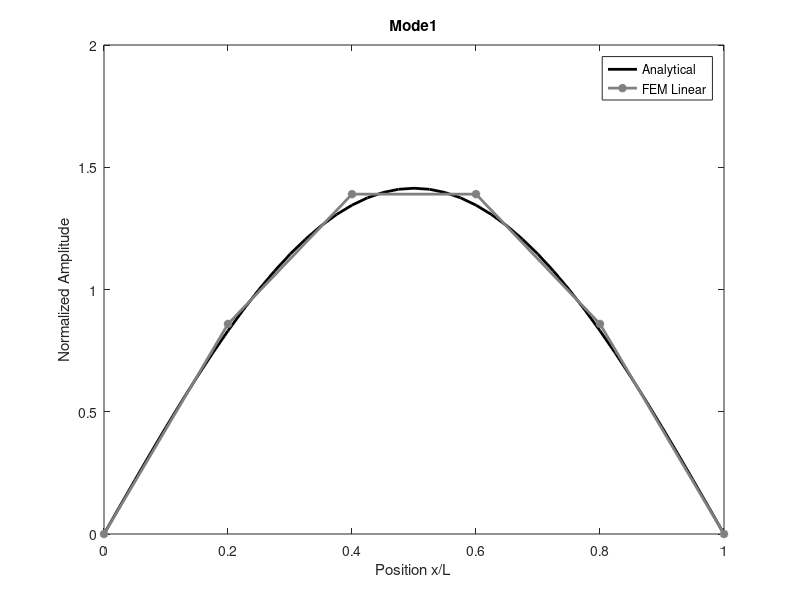
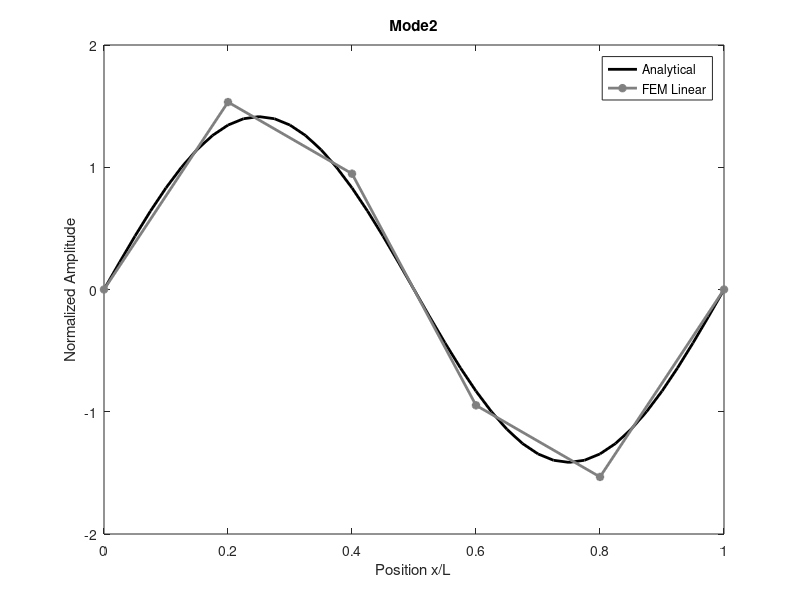
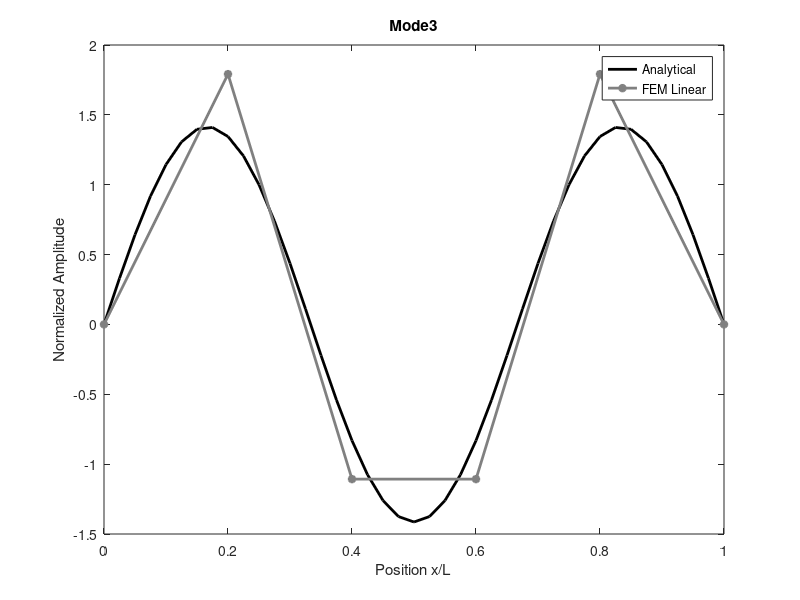
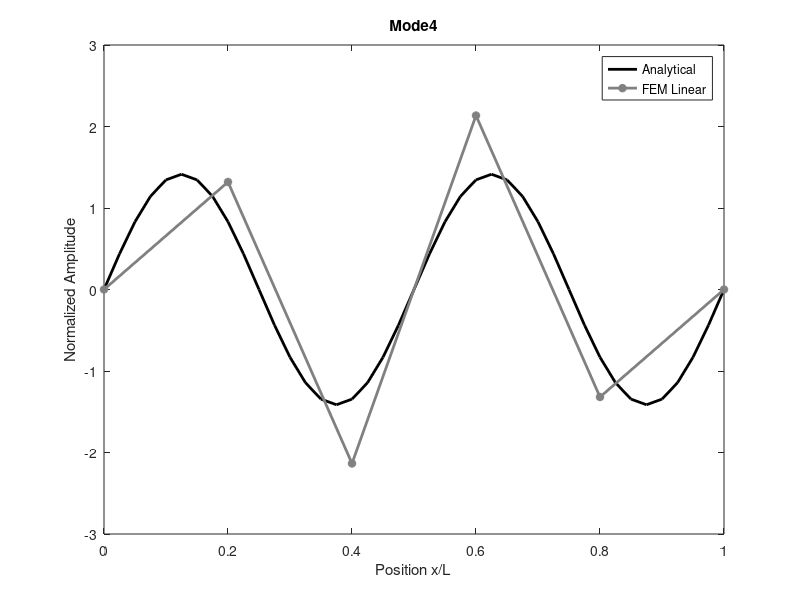

Recreate these plots in MATLAB, in order. (Note: this script raises an error after producing the figures.)
%==================================================================
% Exercise 7.1
%
% Solve a 1D Acoustic Eigenvalue Problem using Linear elements
% Boundary conditions: Fixed pressure at both ends%
%
%==================================================================
close all; clc

% Problem data
Lx = 1;     % Length of the domain; fixed arbitrary to 1 (m)
c0 = 342;   % Speed of sound (m/s)

% Step 1: Mesh
ne  = input(' Number of linear elements: ');
nnt = ne+1;     % Total number of nodes
h = Lx/ne;      % Length of the elements
x = 0:h:Lx;     % Coordinates table
nmodes = 6;     % Number of eigensolutions

% Step 2: Compute Elementary matrices
Ke = c0^2* [1,-1;-1,1]*1/h;
Me = [2,1;1,2]*h/6;

% Step 3: Assembling
I = eye(2,2);
K = zeros(nnt,nnt); 
M = zeros(nnt,nnt);
for ie=1: ne
    L = zeros(2,nnt); L(:,ie:ie+1)=I; % Location matrix for element ie
    K = K + L'*Ke*L;
    M = M + L'*Me*L;
end

% Step 4: Boundary conditions: p(1) = p(nnt) = 0
K = K(2:nnt-1,2:nnt-1);
M = M(2:nnt-1,2:nnt-1);

% Step 5: Compute the eigenvalues and eigenvectors
[V,D]   = eig(K,M); 
D       = sqrt(D);
% Nor     = V'*M*V; 
% V       = V*sqrt(inv(Nor)); % Normalization of the eigenvectors
w       = diag(D);
[w,ind] = sort(w); % Sort the eigenvalues in ascending order


% Step 6: Comparison with the exact solution for a selected number of modes
% comparison of the mode shapes
xt = [0:0.025:1] * Lx;
for m=1:nmodes
    figure;
    yt= sqrt(2)*sin(m*pi*xt);
    w_ex = Lx*c0*pi*m;
    plot(xt,yt,'LineWidth',2,'Color',[0 0 0])
    hold on, % Theoretical solution for

    y=[0,real(V(:,ind(m))'),0]; 
    if (yt(2) >0 && y(2) < 0)
        y = -y; 
    end % Recall : p(0)=p(L)=0

    plot(x,y,'-*','LineWidth',2,'Color',[0.5 0.5 0.5]) % FE solution
    title(['Mode' num2str(m)]);
        xlabel('Position x/L');
    ylabel(' Normalized Amplitude ');
    legend('Analytical', 'FEM Linear');
end

%% Conv rate of the algo

Lx = 1;
c0 = 343;
Ne_arr = 12:200;
nmodes = 10;
w_ex = Lx*c0*pi*(1:nmodes);


Deltap = zeros(nmodes, length(Ne_arr));
DeltaWi = zeros(nmodes, length(Ne_arr));
for ll = 1:length(Ne_arr)
    disp("iter :"+ ll)

    ne = Ne_arr(ll);
    nnt=  ne+1;
    h = Lx ./ne;


    p_ex = zeros(nmodes, nnt);
    xt = linspace(0,1,nnt);
    for ii = 1: nmodes
        p_ex(ii,:) = sqrt(2)*sin(ii.*pi.*xt);
    end

    % Step 2: Compute Elementary matrices
    Ke = c0^2* [1,-1;-1,1]*1/h;
    Me = [2,1;1,2]*h/6;
    
    % Step 3: Assembling
    I = eye(2,2);
    K = zeros(nnt,nnt); 
    M = zeros(nnt,nnt);

    for ie=1: ne
        L = zeros(2,nnt); L(:,ie:ie+1)=I; % Location matrix for element ie
        K = K + L'*Ke*L;
        M = M + L'*Me*L;
    end
    % Boundary condition
    K = K(2:nnt-1,2:nnt-1);
    M = M(2:nnt-1,2:nnt-1);

    % Compute eig value & vector
    [V,D]   = eig(K,M); 
    D       = sqrt(D); 
    w       = diag(D);
    [w,ind] = sort(w);
    
    DeltaWi(:,ll) = abs(w(1:10) -w_ex.').^2 ./ abs(w_ex.').^2;

    matched_indices = dsearchn(w_ex', w(1:nmodes));
    for jj =1:nmodes
        y=[0,real(V(:,ind(jj))'),0]; 
        true_mode = matched_indices(jj);
        dot_prod = p_ex(true_mode,2:end-1) * V(:,ind(jj));
        if dot_prod < 0
            y = -y;
        end
    Deltap(jj,ll) = trapz(xt,abs(p_ex(jj,:) - y).^2)./trapz(xt,abs(p_ex(jj,:)).^2);
    end
end

%% Plot convergence

figure; 
hold on;grid on
for m = 1:6
    plot(Ne_arr, DeltaWi(m,:), "LineWidth",1, DisplayName= "mode n°"+m)
end
xlabel("Number of elements")
legend()
set(gca, "Yscale","log")
ylabel("|error|")
xlim([min(Ne_arr) max(Ne_arr)])
title("Convergence of the eigenfrequency in function of the number of element")

figure;
hold on ; grid on 
for m = 1:6
    plot(Ne_arr, Deltap(m,:), "LineWidth",1,DisplayName= "mode n°"+m)
end
xlabel("Number of elements")
ylabel("|error|")
xlim([min(Ne_arr) max(Ne_arr)])
legend()
set(gca, "Yscale","log")
title("Convergence of the eigenfrequency in function of the number of element")


%% fluid particle velocity from Euler eq

c0 = 343;
Lx = 1;
% ne = input("number of element");
ne = 50;
nnt = ne+1;
h = Lx/ne;
x = 0:h:Lx;
nmodes = 6;

% 1D case
Ke = c0^2/h * [1,-1;-1,1] ;
Me = h/6 * [2,1;1,2];

% Define localisation mtx and Assemble
I = eye(2,2);
K = zeros(nnt);
M = zeros(nnt);

for ie = 1:ne
    L = zeros(2, nnt); L(:,ie:ie+1)= I;
    K = K + L'*Ke*L;
    M = M + L'*Me *L;
end

% Boundary
K = K(2:nnt-1,2:nnt-1);
M = M(2:nnt-1,2:nnt-1);

%finding frequency of the modes and pressure 
% response function for each of them
[V,W] = eig(K,M);
W = sqrt(diag(W));
[w, ind] = sort(W);

    

w_ex = (c0*pi/Lx)*(1:nmodes)';
p_ex = sqrt(2)*sin((1:nmodes)'*pi*x/Lx)';

p_n = zeros(nnt, nmodes);
for nn = 1 : nmodes
    p_n(2:end-1,nn) = V(:,ind(nn));
    if dot(p_n(:,nn),p_ex(:,nn).') <0
        p_n(:,nn) = - p_n(:,nn);
    end
end

% velocity 
rho = 1.21;
v_ex = -1j * diff(p_ex)./ (rho .* w_ex.');
v_n = -1j * diff(p_n)./ (rho .* w(1:nmodes)');
xMp = (x(1:end-1) + x(2:end))/2;

m = 6;
figure;
nexttile
plot(xMp,abs(v_n(:,m)), "LineWidth",1, "Color","r"); hold on; grid on
plot(xMp,abs(v_ex(:,m)), "LineWidth",1,"LineStyle","--", "Color","r")

hold off
nexttile
plot(x,abs(p_n(:,m)), "LineWidth",1, "Color","b"); hold on 
plot(x,abs(p_ex(:,m)), "LineWidth",1,"LineStyle","--", "Color","b")
hold off
legend("Vel num","Vel th", "pressure num", "pressure th")


%% Quadratic element
c0 = 343;
Lx = 1;
% ne = input("number of element");


quadK = [7 -8 1; -8 16 -8; 1 -8 7];
quadM = [4 2 -1; 2 16 2; -1 2 4];

%convergence Study
Ne_arr = 12:200;
nmodes = 10;
w_ex = Lx*c0*pi*(1:nmodes);

Deltap = zeros(nmodes, length(Ne_arr));
DeltaWi = zeros(nmodes, length(Ne_arr));

for ll = 1: length(Ne_arr)
    disp("iter :"+ Ne_arr(ll))

    ne = Ne_arr(ll);
    nnt=  ne*2 +1;
    h = Lx ./ne;


    p_ex = zeros(nmodes, nnt);
    xt = linspace(0,1,nnt);
    for ii = 1: nmodes
        p_ex(ii,:) = sqrt(2)*sin(ii.*pi.*xt);
    end

    % Step 2: Compute Elementary matrices
    Ke = c0^2* quadK*1/(3*h);
    Me = quadM*h/30;
    
    % Step 3: Assembling
    K = zeros(nnt,nnt); 
    M = zeros(nnt,nnt);
    for ie = 1:ne
        idx = 2*ie-1;
        
        L = zeros(3, nnt);
        L(:, idx:idx+2) = eye(3);
        
        K = K + L'*Ke*L;
        M = M + L'*Me*L;
    end
    % Boundary condition
    K = K(2:nnt-1,2:nnt-1);
    M = M(2:nnt-1,2:nnt-1);

    % Compute eig value & vector
    [V,D]   = eig(K,M); 
    D       = sqrt(D); 
    w       = diag(D);
    [w,ind] = sort(w);
    
    DeltaWi(:,ll) = abs(w(1:10) -w_ex.').^2 ./ abs(w_ex.').^2;

    matched_indices = dsearchn(w_ex', w(1:nmodes));
    for jj =1:nmodes
        y=[0,real(V(:,ind(jj))'),0]; 
        true_mode = matched_indices(jj);
        dot_prod = p_ex(true_mode,2:end-1) * V(:,ind(jj));
        if dot_prod < 0
            y = -y;
        end
    Deltap(jj,ll) = trapz(xt,abs(p_ex(jj,:) - y).^2)./trapz(xt,abs(p_ex(jj,:)).^2);
    end
end


figure; 
hold on;grid on
for m = 1:6
    plot(Ne_arr, DeltaWi(m,:), "LineWidth",1, DisplayName= "mode n°"+m)
end
xlabel("Number of elements")
legend()
set(gca, "Yscale","log")
ylabel("|error|")
xlim([min(Ne_arr) max(Ne_arr)])
title("Convergence of the eigenfrequency in function of the number of element")

figure;
hold on ; grid on 
for m = 1:6
    plot(Ne_arr, Deltap(m,:), "LineWidth",1,DisplayName= "mode n°"+m)
end
xlabel("Number of elements")
ylabel("|error|")
xlim([min(Ne_arr) max(Ne_arr)])
legend()
set(gca, "Yscale","log")
title("Convergence of the eigenfrequency in function of the number of element")
hold off



ne = 50;
nnt = ne*2+1;
h = Lx/ne;
x = 0:h/2:Lx;
nmodes = 6;
% 1D caseL
Ke = c0^2/h * quadK;
Me = h/6 * quadM;

% Define localisation mtx and Assemble
K = zeros(nnt);
M = zeros(nnt);

for ie = 1:ne
    idx = 2*ie-1;
    
    L = zeros(3, nnt);
    L(:, idx:idx+2) = eye(3);
    
    K = K + L'*Ke*L;
    M = M + L'*Me*L;
end

% Boundary
K = K(2:nnt-1,2:nnt-1);
M = M(2:nnt-1,2:nnt-1);

%finding frequency of the modes and pressure 
% response function for each of them
[V,W] = eig(K,M);
Nor     = V'*M*V; 
V       = V*sqrt(inv(Nor));
W = sqrt(diag(W));
[w, ind] = sort(W);

    

w_ex = (c0*pi/Lx)*(1:nmodes)';
p_ex = sqrt(2)*sin((1:nmodes)'*pi*x/Lx)';

p_n = zeros(nnt, nmodes);
for nn = 1 : nmodes
    p_n(2:end-1,nn) = V(:,ind(nn));
    if dot(p_n(:,nn),p_ex(:,nn).') <0
        p_n(:,nn) = - p_n(:,nn);
    end
end

% velocity 
rho = 1.21;
v_ex = -1j * diff(p_ex)./ (rho .* w_ex.');
v_n = -1j * diff(p_n)./ (rho .* w(1:nmodes)');
xMp = (x(1:end-1) + x(2:end))/2;

m = 1;
figure;
nexttile
plot(xMp,abs(v_n(:,m)), "LineWidth",1, "Color","r"); hold on; grid on
plot(xMp,abs(v_ex(:,m)), "LineWidth",1,"LineStyle","--", "Color","r")

hold off
nexttile
plot(x,abs(p_n(:,m)), "LineWidth",1, "Color","b"); hold on 
plot(x,abs(p_ex(:,m)), "LineWidth",1,"LineStyle","--", "Color","b")
hold off
legend("Vel num","Vel th", "pressure num", "pressure th")

